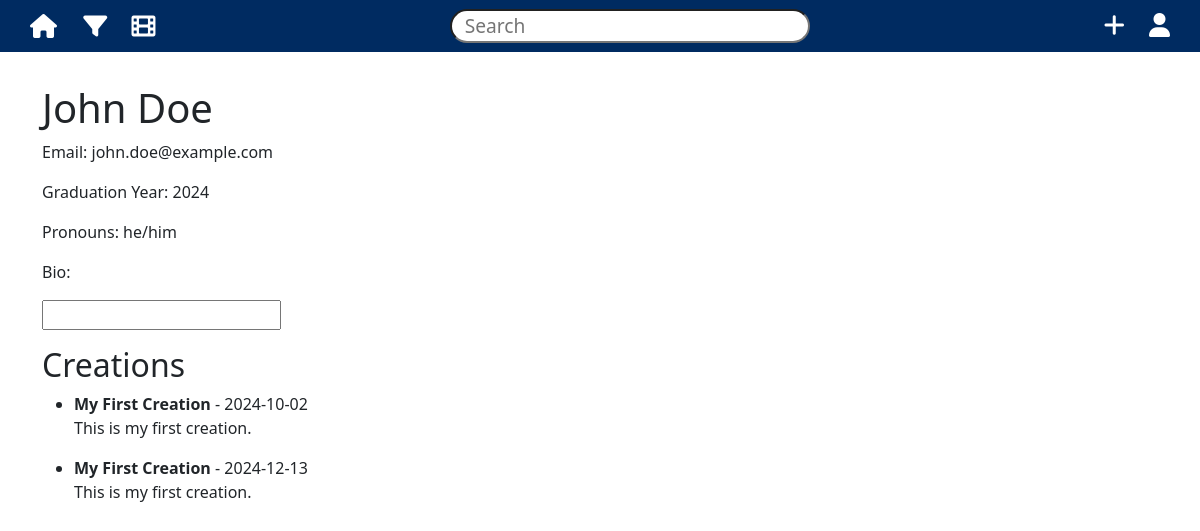
The app's page /user/2 (signed in) with its own data.
### models.py (models this page shows, shortened)
class User(db.Model, UserMixin):
    __tablename__ = 'users'  # Explicitly specify table name
    id = db.Column(db.Integer, primary_key=True)  # Primary key
    first_name = db.Column(db.String(150), nullable=False)  # User's first name
    last_name = db.Column(db.String(150), nullable=False)  # User's last name
    email = db.Column(db.String(150), unique=True, nullable=False)  # User's email address
    gradyear = db.Column(db.Integer)  # Graduation year
    settings_id = db.Column(db.Integer, db.ForeignKey('settings.id'))  # Foreign key to settings table
    pfp_path = db.Column(db.String(200))  # Path to profile picture file
    pronouns = db.Column(db.String(50))  # User's preferred pronouns
    is_admin = db.Column(db.Boolean, default=False)  # Admin status flag
    settings = db.relationship('Settings', back_populates='user', uselist=False)
    creations = db.relationship('Creation', back_populates='user')

class Creation(db.Model):
    __tablename__ = 'creation'  # Explicitly specify table name
    id = db.Column(db.Integer, primary_key=True)  # Primary key
    name = db.Column(db.String(200), nullable=False)  # Name/title of the creation
    student_id = db.Column(db.Integer, db.ForeignKey('users.id'))  # Foreign key to users table
    creation_date = db.Column(db.DateTime, default=datetime.utcnow)  # Timestamp of creation
    photo_path = db.Column(db.String(200))  # Path to photo file of the creation
    video_path = db.Column(db.String(200))  # Path to video file of the creation
    caption = db.Column(db.Text)  # Description or caption of the creation
    user = db.relationship('User', back_populates='creations')
    tools = db.relationship('Tool', secondary=creations_tools, back_populates='creations')

### app.py (the view)
@app.route('/user/<int:user_id>')
@login_required
def user_profile(user_id):
    user = User.query.get_or_404(user_id)
    return render_template('user_profile.html', user=user)

### app.py (called while the page is built)
@login_manager.user_loader
def load_user(user_id):
    return User.query.get(int(user_id))

### templates/user_profile.html (shortened to what this page needs)
{% extends "base.html" %}
{% block content %}
<h1>{{ user.first_name }} {{ user.last_name }}</h1>
<p>Email: {{ user.email }}</p>
<p>Graduation Year: {{ user.gradyear }}</p>
<p>Pronouns: {{ user.pronouns }}</p>
<p>Bio:</p>
<input type="text">
<h2>Creations</h2>
{% if user.creations %}
<ul>
    {% for creation in user.creations %}
    <li>
        <strong>{{ creation.name }}</strong> - {{ creation.creation_date.strftime('%Y-%m-%d') }}
        <p>{{ creation.caption }}</p>
    </li>
    {% endfor %}
</ul>
{% else %}
<p>No creations yet.</p>
{% endif %}
{% endblock %}

### static/style.css (style rules this page uses)
body { font-family: Arial, sans-serif; margin: 0; padding: 0; }
h1, h2 { color: #2c3e50; }

### records on screen
User: first_name "John", last_name "Doe", email "john.doe@example.com", gradyear "2024", pronouns "he/him"
Creation: name "My First Creation", creation_date "2024-10-02", caption "This is my first creation."
Creation: name "My First Creation", creation_date "2024-12-13", caption "This is my first creation."
